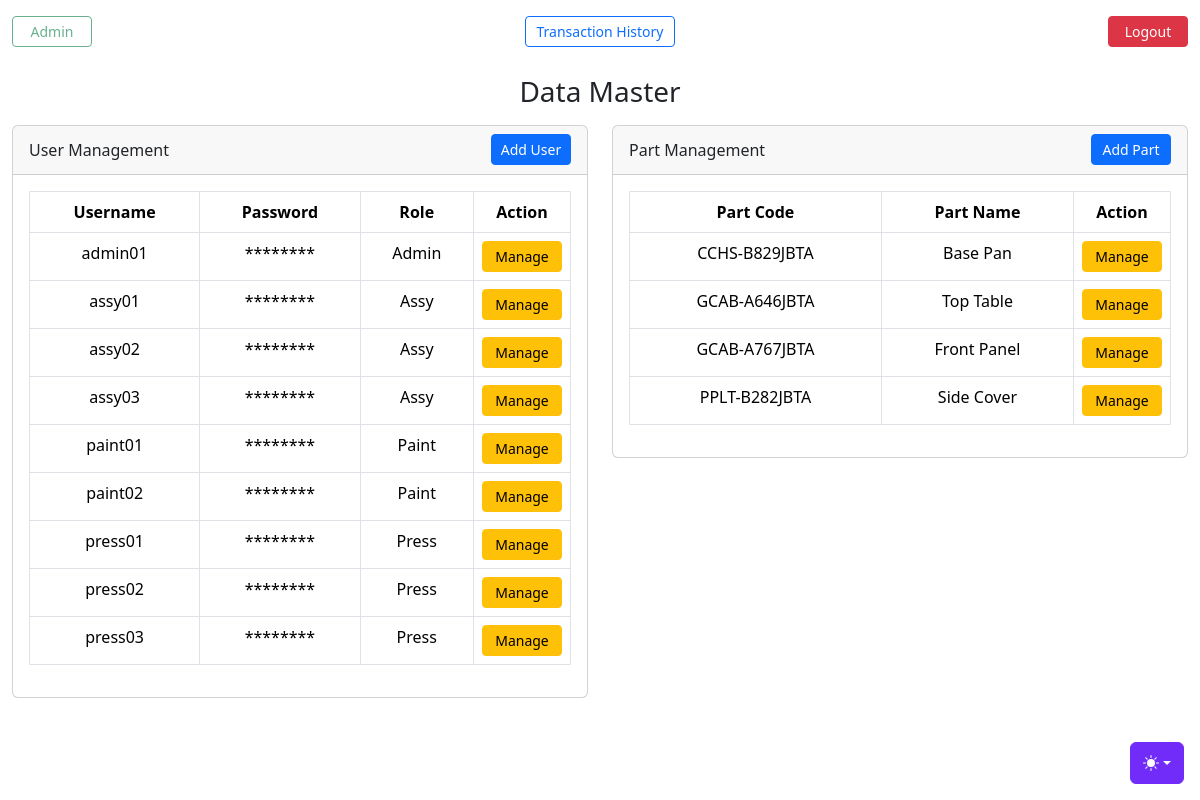
The page /page/admin/index.php (signed in) on the database its author committed.
### tables this page shows
CREATE TABLE `user` (
  `username` varchar(32) NOT NULL,
  `password` varchar(32) NOT NULL,
  `role` enum('Admin','Press','Paint','Assy') NOT NULL
);

CREATE TABLE `part` (
  `part_code` varchar(32) NOT NULL,
  `part_name` varchar(32) NOT NULL,
  `qty_press` int(11) NOT NULL DEFAULT 0,
  `qty_paint` int(11) NOT NULL DEFAULT 0
);

### page/admin/index.php (the view, shortened to what this page needs)
<?php
require '../../conn.php';
$query = "SELECT * FROM user";
$result = mysqli_query($conn, $query);
$users = mysqli_fetch_all($result, MYSQLI_ASSOC);
$query = "SELECT * FROM part";
$result = mysqli_query($conn, $query);
$parts = mysqli_fetch_all($result, MYSQLI_ASSOC);
?>
<!doctype html>
<html lang="en" data-bs-theme="auto">
<head>
    <link rel="stylesheet" href="../../css/jquery-ui.css" rel="stylesheet">
    <link rel="stylesheet" href="../../css/dashboard.css" rel="stylesheet">
    <link rel="stylesheet" href="../../css/bootstrap.min.css" rel="stylesheet">
    <link rel="stylesheet" href="../../css/style.css" rel="stylesheet">
</head>
<body>
    <?php include '../../library/themes.php'; ?>
    <div class="container-fluid text-center">
        <div class="row mt-3">
            <div class="col text-start">
                <button class="btn btn-sm btn-outline-success" disabled><?php echo "Admin" ?></button>
            </div>
            <div class="col text-center">
                <a href="transaction.php" class="btn btn-sm btn-outline-primary mb-1" style="width: 150px;">Transaction History</a>
            </div>
            <div class="col text-end">
                <button type="button" class="btn btn-sm btn-danger" data-bs-toggle="modal" data-bs-target="#logoutModal">Logout</button>
            </div>
        </div>
        <h3 class="mt-4">Data Master</h3>
        <div class="row mt-3">
            <div class="col">
                <div class="card text-center">
                    <div class="card-header">
                        <span class="float-start my-1">User Management</span>
                        <span class="float-end">
                            <button type="button" class="btn btn-sm btn-primary" data-bs-toggle="modal" data-bs-target="#AddUserModal">
                                Add User
                            </button>
                        </span>
                    </div>
                    <div class="card-body">
                        <table class="table table-bordered">
                            <thead>
                                <tr>
                                    <th scope="col">Username</th>
                                    <th scope="col">Password</th>
                                    <th scope="col">Role</th>
                                    <th scope="col" style="width: 90px;">Action</th>
                                </tr>
                            </thead>
                            <tbody>
                                <?php foreach ($users as $user) : ?>
                                    <tr>
                                        <td><?php echo htmlspecialchars($user['username']); ?></td>
                                        <td>********</td>
                                        <td><?php echo htmlspecialchars($user['role']); ?></td>
                                        <td>
                                            <a class="btn btn-sm btn-warning" href="function/user_action.php?username=<?php echo $user['username']; ?>">Manage</a>
                                        </td>
                                    </tr>
                                <?php endforeach; ?>
                            </tbody>
                        </table>
                    </div>
                </div>
            </div>
            <div class="col">
                <div class="card text-center">
                    <div class="card-header">
                        <span class="float-start my-1">Part Management</span>
                        <span class="float-end">
                            <button type="button" class="btn btn-sm btn-primary" data-bs-toggle="modal" data-bs-target="#AddPartModal">
                                Add Part
                            </button>
                        </span>
                    </div>
                    <div class="card-body">
                        <table class="table table-bordered">
                            <thead>
                                <tr>
                                    <th scope="col">Part Code</th>
                                    <th scope="col">Part Name</th>
                                    <th scope="col" style="width: 90px;">Action</th>
                                </tr>
                            </thead>
                            <tbody>
                                <?php foreach ($parts as $part) : ?>
                                    <tr>
                                        <td><?php echo htmlspecialchars($part['part_code']); ?></td>
                                        <td><?php echo htmlspecialchars($part['part_name']); ?></td>
                                        <td>
                                            <a class="btn btn-sm btn-warning" href="function/part_action.php?part_code=<?php echo $part['part_code']; ?>">Manage</a>
                                        </td>
                                    </tr>
                                <?php endforeach; ?>
                            </tbody>
                        </table>
                    </div>
                </div>
            </div>
        </div>
</body>
</html>

### page/admin/index.php (style rules this page uses)
.btn-sm { width: 80px; }

### rows shown on the page
user: username "admin01", role "Admin"
user: username "assy01", role "Assy"
user: username "assy02", role "Assy"
user: username "assy03", role "Assy"
user: username "paint01", role "Paint"
user: username "paint02", role "Paint"
user: username "press01", role "Press"
user: username "press02", role "Press"
user: username "press03", role "Press"
part: part_code "CCHS-B829JBTA", part_name "Base Pan"
part: part_code "GCAB-A646JBTA", part_name "Top Table"
part: part_code "GCAB-A767JBTA", part_name "Front Panel"
part: part_code "PPLT-B282JBTA", part_name "Side Cover"
